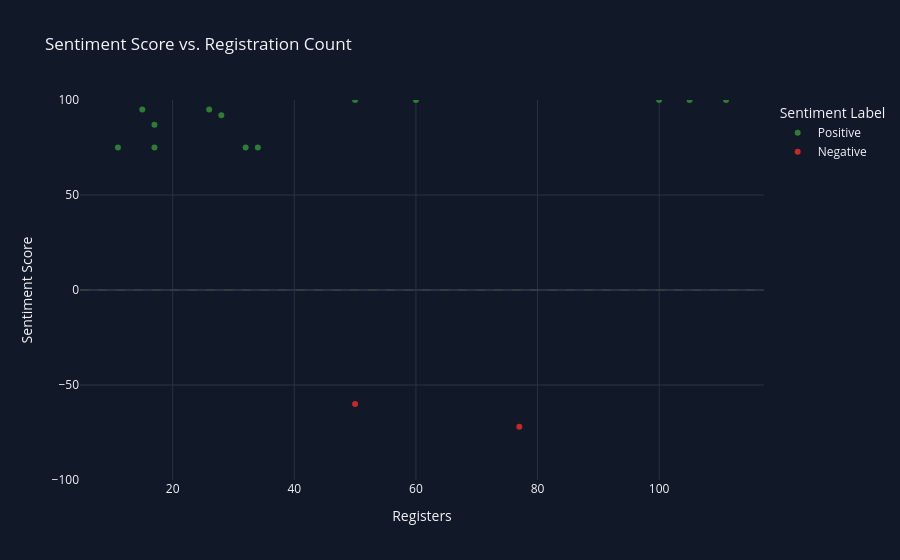

The code cell stored with this chart in its notebook:
### Markdown cell above
## Score vs. Registrations

### Code cell
fig = px.scatter(
    sentiment_data,
    x="Registers",
    y="Sentiment Score",
    color="Sentiment Label",
    hover_name="Event",
    hover_data=["Type", "Room Available/Not Available", "Accept/Reject", "Sentiment Reason"],
    color_discrete_map={"Positive": "#2E7D32", "Neutral": "#757575", "Negative": "#C62828"},
    title="Sentiment Score vs. Registration Count",
)
fig.add_hline(y=0, line_width=1, line_dash="dash", line_color="#424242")
fig.update_layout(
    template="plotly_dark",
    yaxis_range=[-100, 100],
    paper_bgcolor="#111827",
    plot_bgcolor="#111827",
)
fig.show()

### Figure 1 — Plotly figure (JSON) as saved in the notebook; plotly's stock layout.template omitted (floating-point values rounded to 4 significant figures)
{"data": [{"customdata": [["Important ", "Available", "Accept", "Positive because accepted request; room is available; event is marked important; booking was requested; very high registration count; positive event keywords: creative"], ["Very important ", "Available", "Accept", "Positive because accepted request; room is available; event is marked very important; booking was requested; very high registration count; positive event keywords: ideas"], ["Important ", "Available", "Accept", "Positive because accepted request; room is available; event is marked important; booking was requested; strong registration count; positive event keywords: discussion"], ["Very important ", "Available", "Accept", "Positive because accepted request; room is available; event is marked very important; booking was requested; very high registration count; positive event keywords: session"], ["Very important ", "Available", "Accept", "Positive because accepted request; room is available; event is marked very important; booking was requested; strong registration count; positive event keywords: quiz"], ["Normal", "Available", "Accept", "Positive because accepted request; room is available; event priority is normal; booking was requested"], ["Important ", "Available", "Accept", "Positive because accepted request; room is available; event is marked important; booking was requested; positive event keywords: quiz"], ["Normal", "Available", "Accept", "Positive because accepted request; room is available; event priority is normal; booking was requested"], ["Very important ", "Available", "Accept", "Positive because accepted request; room is available; event is marked very important; booking was requested; low registration count; positive event keywords: debate"], ["Normal", "Available", "Accept", "Positive because accepted request; room is available; event priority is normal; booking was requested; low registration count; positive event keywords: review"], ["Normal", "Available", "Accept", "Positive because accepted request; room is available; event priority is normal; booking was requested; low registration count; positive event keywords: contest"], ["Important ", "Available", "Accept", "Positive because accepted request; room is available; event is marked important; booking was requested; low registration count; positive event keywords: greeting"], ["Very important ", "Available", "Accept", "Positive because accepted request; room is available; event is marked very important; booking was requested"]], "hovertemplate": "<b>%{hovertext}</b><br><br>Sentiment Label=Positive<br>Registers=%{x}<br>Sentiment Score=%{y}<br>Type=%{customdata[0]}<br>Room Available/Not Available=%{customdata[1]}<br>Accept/Reject=%{customdata[2]}<br>Sentiment Reason=%{customdata[3]}<extra></extra>", "hovertext": ["make a creative logo", "Presentiong ideas on MSME", "Group Discussion", "Session on SIH", "Quiz-CODE KNACK WITH C", "JAM", "QUIZ", "WATCHING SITCOM", "Debate", "Book and Movie review", "Advertising strategy contest-part-1", "GREETING CARD MAKING", "DUMB CHARADES"], "legendgroup": "Positive", "marker": {"color": "#2E7D32", "symbol": "circle"}, "mode": "markers", "name": "Positive", "orientation": "v", "showlegend": true, "type": "scatter", "x": [100, 105, 60, 111, 50, 32, 28, 34, 15, 17, 11, 17, 26], "xaxis": "x", "y": [100, 100, 100, 100, 100, 75, 92, 75, 95, 75, 75, 87, 95], "yaxis": "y"}, {"customdata": [["Normal", "Not Available", "Reject", "Negative because request was rejected; room is not available; event priority is normal; booking was requested; strong registration count; positive event keywords: webinar"], ["Important ", "Not Available", "Reject", "Negative because request was rejected; room is not available; event is marked important; booking was requested; strong registration count; positive event keywords: singing"]], "hovertemplate": "<b>%{hovertext}</b><br><br>Sentiment Label=Negative<br>Registers=%{x}<br>Sentiment Score=%{y}<br>Type=%{customdata[0]}<br>Room Available/Not Available=%{customdata[1]}<br>Accept/Reject=%{customdata[2]}<br>Sentiment Reason=%{customdata[3]}<extra></extra>", "hovertext": ["Webinar on Web-Technologies", "Singing Compeition"], "legendgroup": "Negative", "marker": {"color": "#C62828", "symbol": "circle"}, "mode": "markers", "name": "Negative", "orientation": "v", "showlegend": true, "type": "scatter", "x": [77, 50], "xaxis": "x", "y": [-72, -60], "yaxis": "y"}], "layout": {"legend": {"title": {"text": "Sentiment Label"}, "tracegroupgap": 0}, "paper_bgcolor": "#111827", "plot_bgcolor": "#111827", "shapes": [{"line": {"color": "#424242", "dash": "dash", "width": 1}, "type": "line", "x0": 0, "x1": 1, "xref": "x domain", "y0": 0, "y1": 0, "yref": "y"}], "title": {"text": "Sentiment Score vs. Registration Count"}, "xaxis": {"anchor": "y", "domain": [0.0, 1.0], "title": {"text": "Registers"}}, "yaxis": {"anchor": "x", "domain": [0.0, 1.0], "range": [-100, 100], "title": {"text": "Sentiment Score"}}}}
